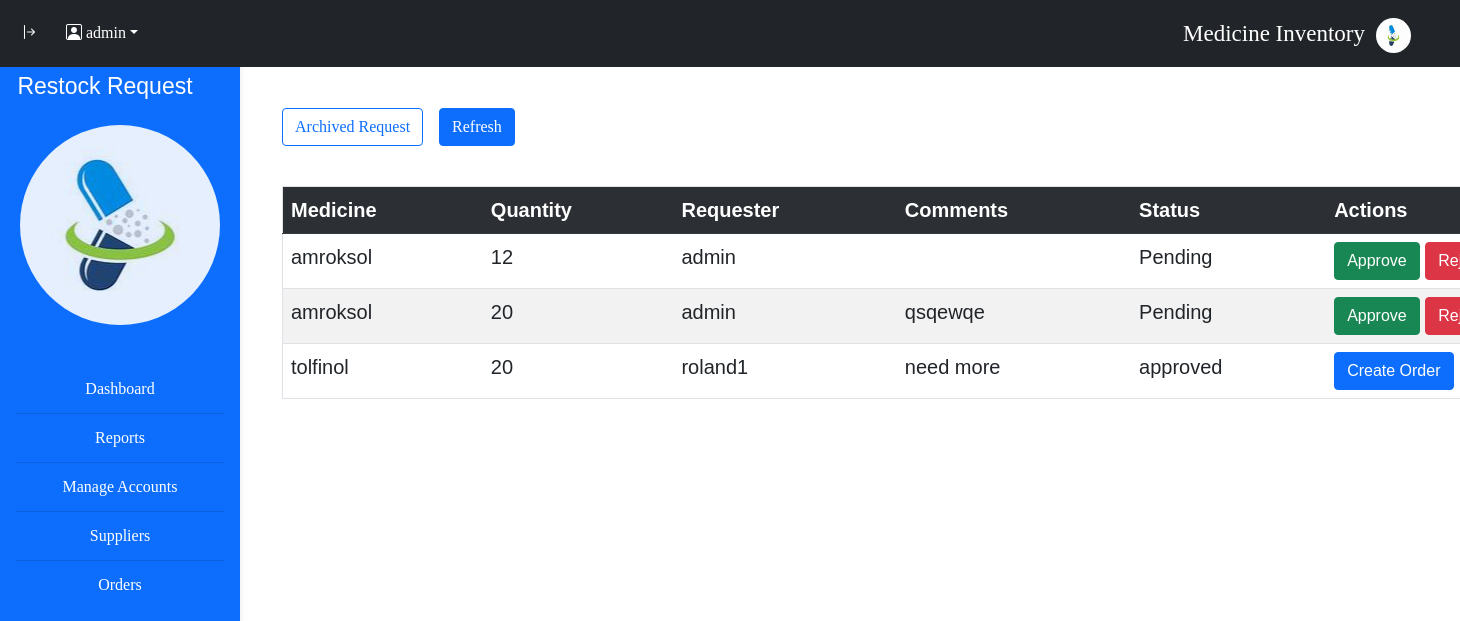
Screenshot of /php/stockRequest.php (signed in) with the database file from the repository.
### tables this page shows
CREATE TABLE `accounts` (
  `Acc_Id` int(11) NOT NULL,
  `Acc_username` varchar(50) NOT NULL,
  `Acc_password` varchar(50) NOT NULL,
  `Acc_email` varchar(50) NOT NULL,
  `Acc_date` date NOT NULL,
  `Acc_time` time NOT NULL,
  `Acc_status` varchar(50) NOT NULL
);

CREATE TABLE `restock_requests` (
  `id` int(11) NOT NULL,
  `med_id` int(11) DEFAULT NULL,
  `quantity` int(11) DEFAULT NULL,
  `requester_id` int(11) DEFAULT NULL,
  `status` varchar(20) DEFAULT 'Pending',
  `request_date` datetime DEFAULT current_timestamp(),
  `comments` text DEFAULT NULL,
  `archive` int(11) NOT NULL
);

CREATE TABLE `med_inventory` (
  `Med_Id` int(11) NOT NULL,
  `Med_name` varchar(50) NOT NULL,
  `category` varchar(255) NOT NULL,
  `type` varchar(50) NOT NULL,
  `Med_price` int(20) NOT NULL,
  `Med_Quantity` int(20) NOT NULL,
  `Med_status` varchar(15) NOT NULL,
  `Med_ExpDate` date NOT NULL,
  `sup_Id` int(10) NOT NULL,
  `archive` int(11) NOT NULL
);

### php/stockRequest.php (the view, shortened to what this page needs)
<?php
 $servername = "localhost";
    $username = "root";
    $password = "";
    $dbname = "medicine_inventory";
    $conn = new mysqli($servername, $username, $password, $dbname);
    $usId =  $_SESSION['user_id'];
    if($usId != false){
            $sql = "SELECT * FROM `accounts` WHERE Acc_id = $usId";
            $result = $conn->query($sql);
            if ($result->num_rows > 0) {
                $row = $result->fetch_assoc();
                $userN = $row['Acc_username'];
            }
    }else{
        echo "<script>alert('no data found');
        document.location.href = 'logout.php';
    </script>";
    }
?>
<!DOCTYPE html>
<html lang="en">
<head>
    <link rel="stylesheet" type="text/css" href="..//css/mainTable.css?v=2"/>
    <link rel="stylesheet" type="text/css" href="..//css/manage.css?v=2" />
    <link href="https://cdn.jsdelivr.net/npm/bootstrap@5.0.2/dist/css/bootstrap.min.css" rel="stylesheet">
    <link rel="stylesheet" href="https://cdn.jsdelivr.net/npm/bootstrap-icons@1.11.3/font/bootstrap-icons.min.css">
</head>
<body>
<body >
<div class="containers-lg-12">
<nav id="sidebar" class="sidebar d-lg-block sidebar sidebar bg-primary">
<p class ="text-white">Restock Request</p>
<br>
<div class="imager"></div>
<br>
  <div class="position-sticky">
    <div class="list-group list-group-flush mx-3 mt-4">
    <a  id="report" href="adminDash.php" class="list-group-item list-group-item-action py-2 ripple">
        Dashboard
      </a>
    <a href="report.php" class="list-group-item list-group-item-action py-2 ripple">
        Reports
      </a>
      <a  id="suplier" href="manageAcc.php" class="list-group-item list-group-item-action py-2 ripple">
        Manage Accounts
      </a>
      <a href="supplier.php" class="list-group-item list-group-item-action py-2 ripple">
        Suppliers
      </a>
      <a href="recieving.php" class="list-group-item list-group-item-action py-2 ripple">
        Orders
      </a>
    </div>
  </div>
</nav>
<div class="mt-3">*</div>
        <div class="container-fluid mt-5" id="contents">
  <nav class="navbar navbar-expand-lg navbar-dark bg-dark fixed-top p-2">
    <button onclick="sidebarShow()" type="button" id="sidebarCollapse" class="btn btn-dark">
    <i class="bi bi-arrow-bar-right"></i>
    </button>
    <div class="btn-group">
    <a class="nav-link dropdown-toggle" style="color: white" href="#" id="navbarDropdown" role="button" data-bs-toggle="dropdown"><i class="bi bi-person-square"></i><?php echo '   '.$userN?></a>
          </div>
    <div class="medIn">
    <p class ="text-white">Medicine Inventory</p>
    <div class="logoImg"><img class="logoImg" src="../image/meds.jpg" alt="" width="35px" height="35px"></div>
    </div>
  </nav>
  <div class="supAdd">
  <button class="btn btn-outline-primary me-3" id="fetchArch" onclick="fetchArchive(1,'request')">Archived Request</button>
  <button class="btn btn-primary" id="fetchNone" onclick="window.location.href = 'stockRequest.php'">Refresh</button>
  </div>
<?php
    $servername = "localhost";
    $username = "root";
    $password = "";
    $dbname = "medicine_inventory";
    $conn = new mysqli($servername, $username, $password, $dbname);
    ?>
    <div id="tableData">
    <table class="table text-start table-striped table-hover">
        <tr class="table-dark text-start">
                <th>Medicine</th>
                <th>Quantity</th>
                <th>Requester</th>
                <th>Comments</th>
                <th>Status</th>
                <th>Actions</th>
        </tr>
        <?php
$sql = "SELECT rr.id, mi.Med_name, mi.sup_Id, rr.quantity, u.Acc_username, rr.comments, rr.status
        FROM restock_requests rr
        JOIN med_inventory mi ON rr.med_id = mi.Med_Id
        JOIN accounts u ON rr.requester_id = u.Acc_id WHere rr.archive = 0";
$result = $conn->query($sql);
if ($result->num_rows > 0) {
    while ($row = $result->fetch_assoc()) {
        echo '<tr>';
        echo '<td>' . $row['Med_name'] . '</td>';
        echo '<td>' . $row['quantity'] . '</td>';
        echo '<td>' . $row['Acc_username'] . '</td>';
        echo '<td>' . $row['comments'] . '</td>';
        echo '<td>' . $row['status'] . '</td>';
        echo '<td>';
        if ($row['status'] == 'Pending') {
            echo '<button class="btn btn-success approve-btn" data-id="' . $row['id'] . '">Approve</button>';
            echo '<button class="btn btn-danger reject-btn" data-id="' . $row['id'] . '">Reject</button>';
        }
        if ($row['status'] == 'approved') {
            echo '<button class="btn btn-primary create-order-btn" data-id="' . $row['id'] . '" data-supplier-id="' . $row['sup_Id'] . '">Create Order</button>';
        }
        echo '</td>';
        echo '</tr>';
    }
} else {
    echo '<tr><td colspan="6">No restock requests found</td></tr>';
}
?>
    </table>
    </div>
    </div>
    </div>
</body>
</html>

### css/mainTable.css (style rules this page uses)
* { font-family: 'Libre Baskerville', serif; }
body { font-family: Arial, sans-serif; background-color: #f4f4f4; margin: 20px; }
table { width: 100%; border-collapse: collapse; margin-top: 20px; border: solid 5px; }
table, th, td { border: 1px solid #ddd; font-family: 'Franklin Gothic Medium', 'Arial Narrow', Arial, sans-serif; font-size: 20px; }
th, td { padding: 12px; word-wrap: break-word; max-width: 200px; }
th { background-color: #4CAF50; color: white; }
.sidebar p { font-family: 'Franklin Gothic Medium', 'Arial Narrow', Arial, sans-serif !important; font-size: 23px; position: relative; top: 5px; margin-right: 30px; }
.sidebar { position: fixed; top: 0; bottom: 0; left: 0; margin-top: 50px; padding: 20px 0 0; box-shadow: 0 2px 5px 0 rgb(0 0 0 / 5%), 0 2px 10px 0 rgb(0 0 0 / 5%); width: 240px; z-index: 600; line-height: 1; text-align: center; }
.sidebar a { background-color: transparent; color: white; line-height: 2; }
#tableData { padding: 20px; }
#contents { margin-left: 250px; transition: all 0.3s; }
.imager { width: 200px; height: 200px; border-radius: 120px; background-position: center; opacity: 0.9; background-image: url(../image/meds.jpg); margin: 0 auto; }
.medIn { font-family: 'Franklin Gothic Medium', 'Arial Narrow', Arial, sans-serif !important; font-size: 23px; position: relative; top: 9px; margin-right: 30px; margin-left:auto; display: flex; justify-content: space-evenly; width: 250px; }
.logoImg { height: 35px; width: 35px; border-radius: 120px; }

### css/manage.css (style rules this page uses)
* { font-family: 'Libre Baskerville', serif; }
.supAdd { display: flex; align-items: center; padding: 20px 0px 0px 20px; }

### rows the page displays
accounts: Acc_username "admin"
restock_requests: med.Med_name "amroksol", quantity "12", requester.Acc_username "admin", status "Pending"
restock_requests: med.Med_name "amroksol", quantity "20", requester.Acc_username "admin", comments "qsqewqe", status "Pending"
restock_requests: med.Med_name "tolfinol", quantity "20", requester.Acc_username "roland1", comments "need more", status "approved"
